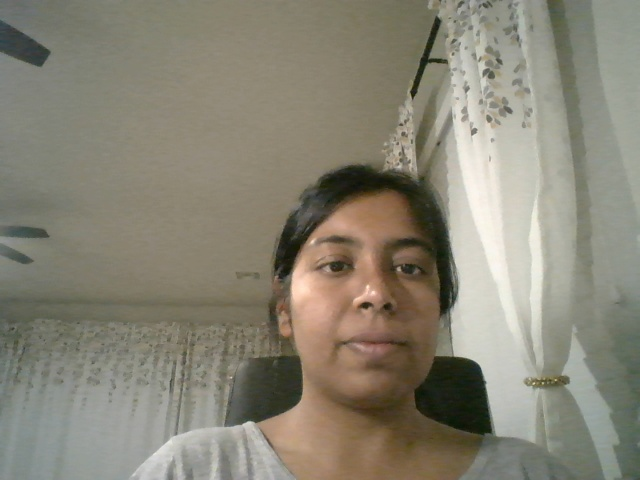
#> input picture Final Project/examples/Ishita/capturedRawImage.jpg, 640 x 480 px, found by its file name
$ python imageCartoonizer.py   (older library calls are emulated)
#> lines starting #> are read from the running program, lines starting #| are printed output that depends on the picture
#> further down, image is the input picture: shape (480, 640, 3); mean B, G, R 117.2, 132.2, 136.5
#!/usr/bin/env python
import cv2
import numpy as np
import time


def invert(image):
    inverted_image = abs(255 - image)
    # cv2.imwrite("imageCartoonizer_inverted.jpg", inverted_image)
    return inverted_image


def median_filter(image):
    blurred_image = cv2.medianBlur(image, 5)
    cv2.imwrite("imageCartoonizer_median_blurred.jpg", blurred_image)
    return blurred_image


def get_edges(image):
    gs_image = cv2.cvtColor(image, cv2.COLOR_BGR2GRAY)
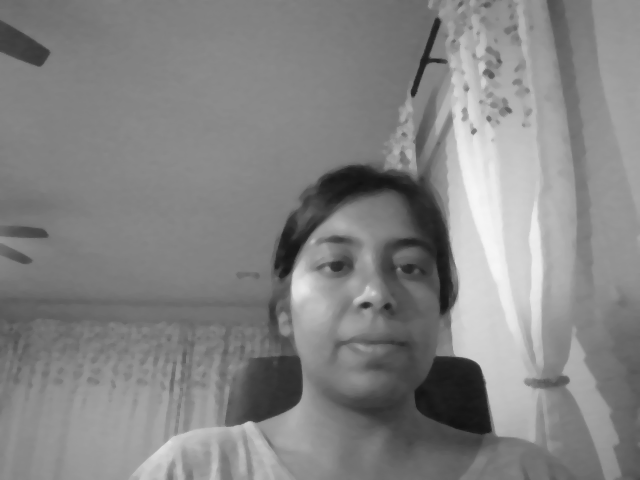
#> gs_image: shape (480, 640); min 18, max 246, mean 131.9
    edges = cv2.Canny(gs_image, 70, 140)
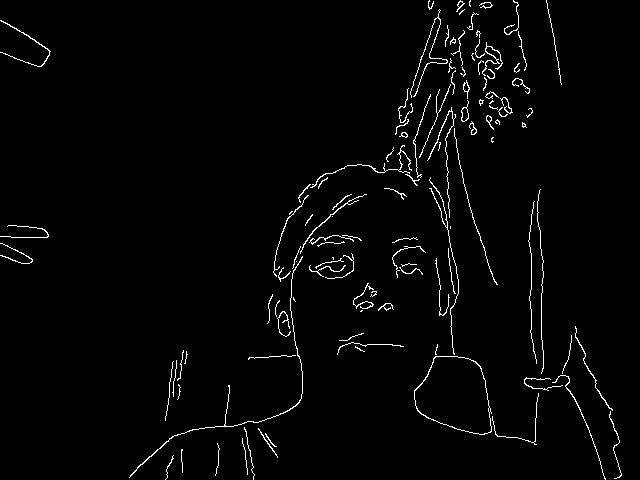
#> edges: shape (480, 640); 2.1% white in thin lines or dots
    # cv2.imwrite("imageCartoonizer_edges.jpg", edges)
    kernel = np.ones((2, 2), np.int)
    edge_image = cv2.morphologyEx(edges, cv2.MORPH_GRADIENT, kernel)
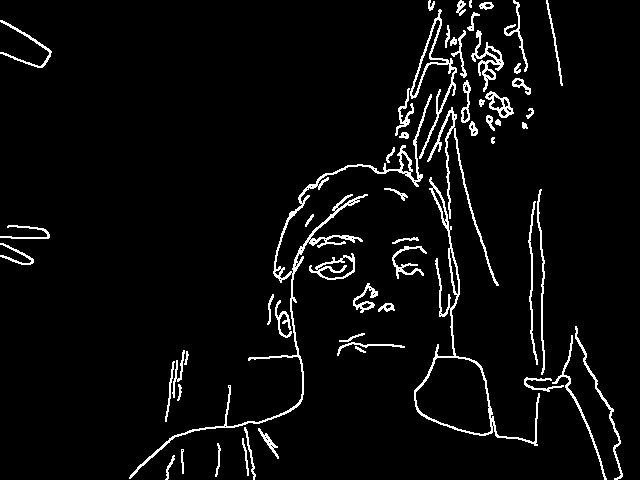
#> edge_image: shape (480, 640); 4.6% white in thin lines or dots
    cv2.imwrite("imageCartoonizer_edges.jpg", edge_image)
    return edge_image


def smooth_image(image):
    smoothed_image = cv2.bilateralFilter(image, 20, 10, 20)
    for i in range(1, 5):
        smoothed_image = cv2.bilateralFilter(smoothed_image, 20, 10, 20)
    cv2.imwrite("imageCartoonizer_smoothed.jpg", smoothed_image)
    return smoothed_image


def quantize(image):
    quantized_image = np.copy(image)
    for i in range(1, len(quantized_image)):
        for j in range(1, len(quantized_image[0])):
            quantized_image[i][j] = quantized_image[i][j] / 10 * 10 + 10 / 2
    cv2.imwrite("imageCartoonizer_quantized.jpg", quantized_image)
    return quantized_image


def combine_edges(converted_image, edge_img):
    res_image = np.copy(converted_image)
    for i in range(1, len(res_image)):
        for j in range(1, len(res_image[0])):
            if edge_img[i][j] > 0:
                res_image[i][j] = [0, 0, 0]
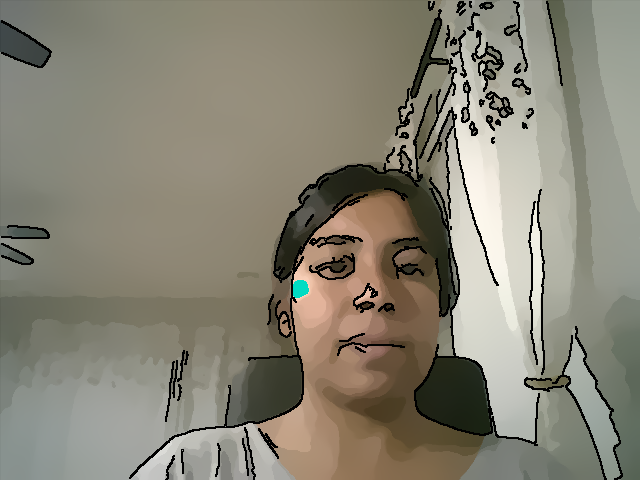
#> res_image: shape (480, 640, 3); mean B, G, R 116.7, 131.1, 135
    return res_image


def cartoonize(image):
    """
    convert image into cartoon-like image

    image: input image to be cartoonize
    """
    img = np.copy(image)
    res_image = median_filter(img)
    edges = get_edges(res_image)
    res_image = smooth_image(res_image)
    res_image = median_filter(res_image)
    res_image = quantize(res_image)
    res_image = combine_edges(res_image, edges)
    return res_image


if __name__ == '__main__':
    """
    run as >>python imageCartoonizer.py capturedRawImage.jpg
    """
    image = cv2.imread("capturedRawImage.jpg")

    start_time = time.time()
    converted_toon_image = cartoonize(image)
    end_time = time.time()
    t = end_time - start_time
    print('Execution time for imageCartoonizer : {0}s'.format(t))

    cv2.imwrite("imageCartoonizer_final.jpg", converted_toon_image)

    inverted_toon_image = invert(converted_toon_image)
#> in invert, `inverted_image = abs(255 - image)`:
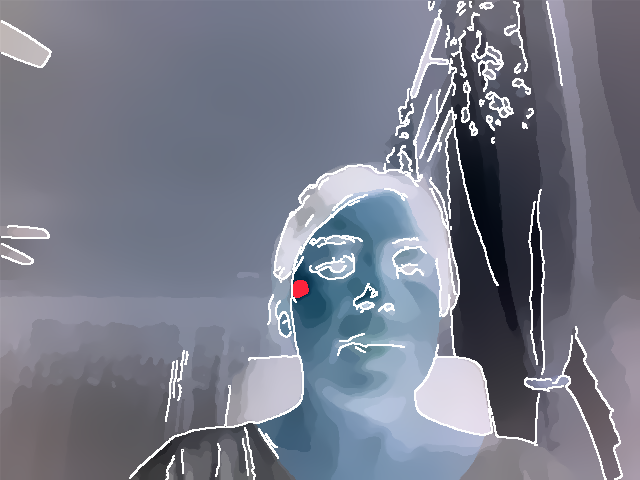
#> inverted_image: shape (480, 640, 3); mean B, G, R 138.3, 123.9, 120
    cv2.imwrite("imageCartoonizer_final_inverted.jpg", inverted_toon_image)
